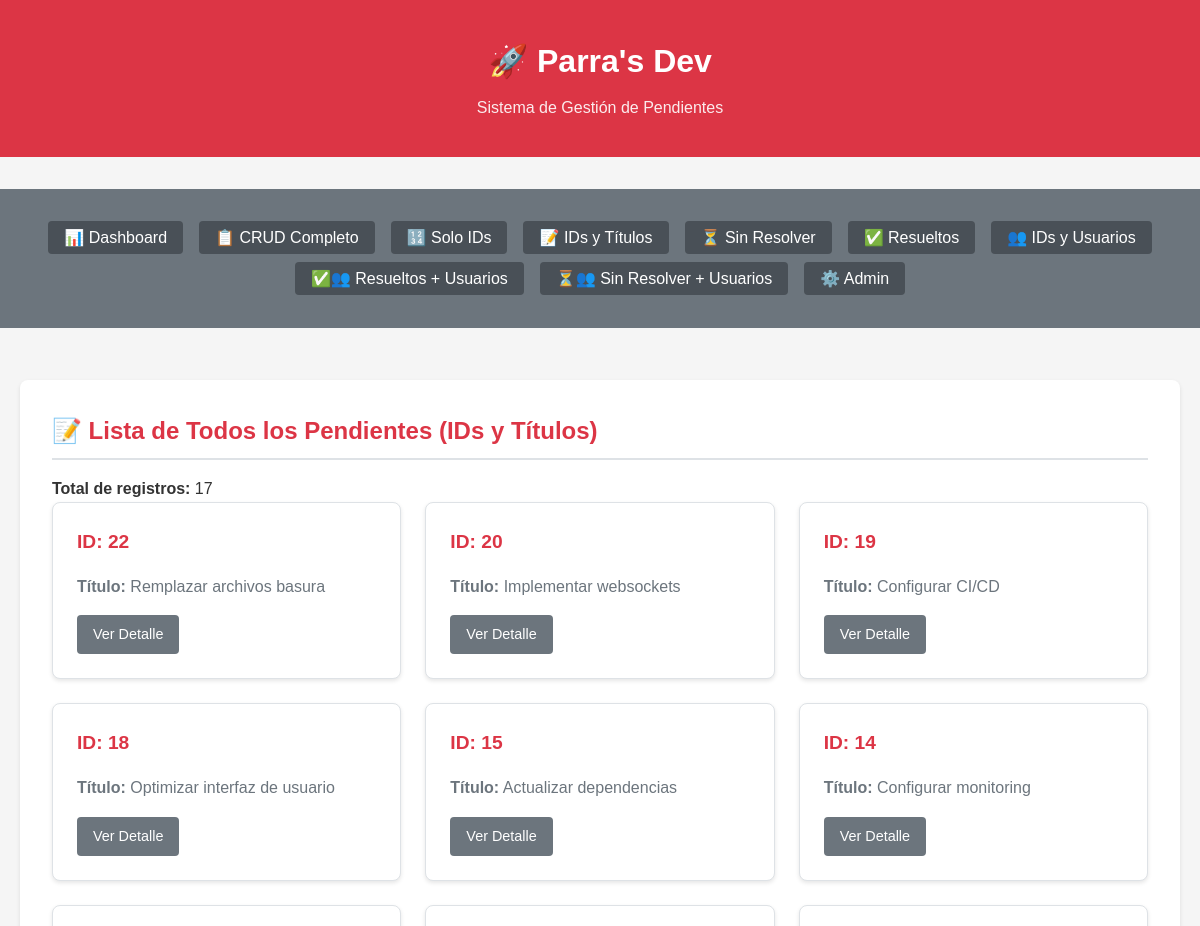
/listas/ids-titulos/ (upper part), run on an earlier commit of the app's database.
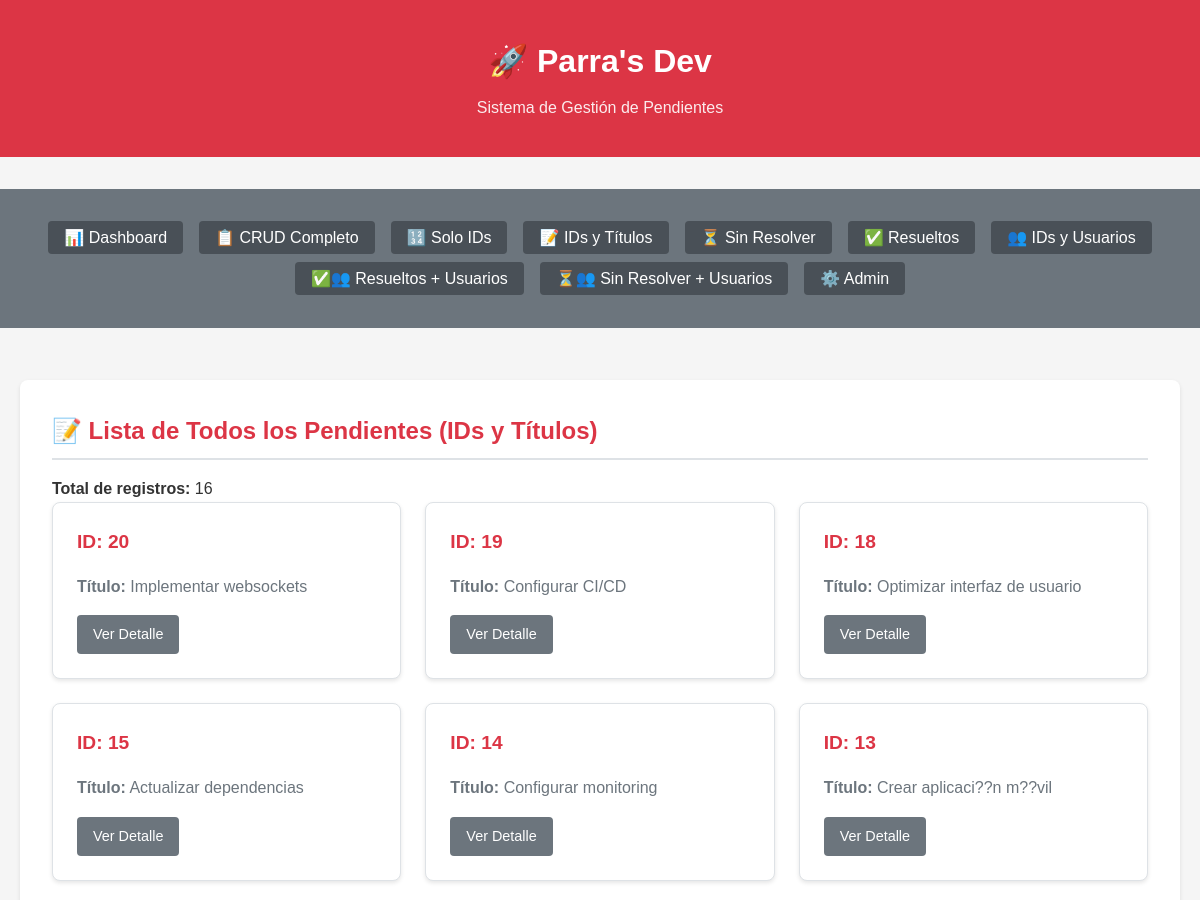
And on a later commit of the database.
### pendientes/models.py (models this page shows, shortened)
class Pendiente(models.Model):
    title = models.CharField(max_length=200, verbose_name="Título")
    description = models.TextField(blank=True, null=True, verbose_name="Descripción")
    completed = models.BooleanField(default=False, verbose_name="Completado")
    user = models.ForeignKey(User, on_delete=models.CASCADE, verbose_name="Usuario")
    created_at = models.DateTimeField(auto_now_add=True, verbose_name="Fecha de creación")
    updated_at = models.DateTimeField(auto_now=True, verbose_name="Fecha de actualización")
    class Meta:
        verbose_name = "Pendiente"
        verbose_name_plural = "Pendientes"
        ordering = ['-created_at']

### pendientes/views.py (the view)
# urls.py: path('listas/ids-titulos/', views.ids_titulos_view, name='ids_titulos'),
def ids_titulos_view(request):
    pendientes = Pendiente.objects.all()
    data = [{'id': p.id, 'title': p.title} for p in pendientes]
    return render(request, 'pendientes/ids_titulos.html', {
        'data': data,
        'total': pendientes.count()
    })

### templates/pendientes/ids_titulos.html (shortened to what this page needs)
{% extends 'pendientes/base.html' %}
{% block content %}
<div class="data-section">
    <h2>📝 Lista de Todos los Pendientes (IDs y Títulos)</h2>
    <p><strong>Total de registros:</strong> {{ total }}</p>
    <div class="api-grid">
        {% for item in data %}
        <div class="api-card">
            <h3>ID: {{ item.id }}</h3>
            <p><strong>Título:</strong> {{ item.title }}</p>
            <a href="{% url 'pendientes:detail' item.id %}" class="btn btn-secondary">Ver Detalle</a>
        </div>
        {% empty %}
        <p class="loading">No hay pendientes registrados.</p>
        {% endfor %}
    </div>
</div>
{% endblock %}

What changed in the data, as far as the page shows it:
removed Pendiente: title "Remplazar archivos basura"
now on this page (row unchanged): Pendiente: title "Crear aplicaci??n m??vil"
Also different on the page:
{{ total }}: "17" → "16"
new list line: "ID: 13 Título: Ver Detalle"
list line gone: "ID: 22 Título: Ver Detalle"
